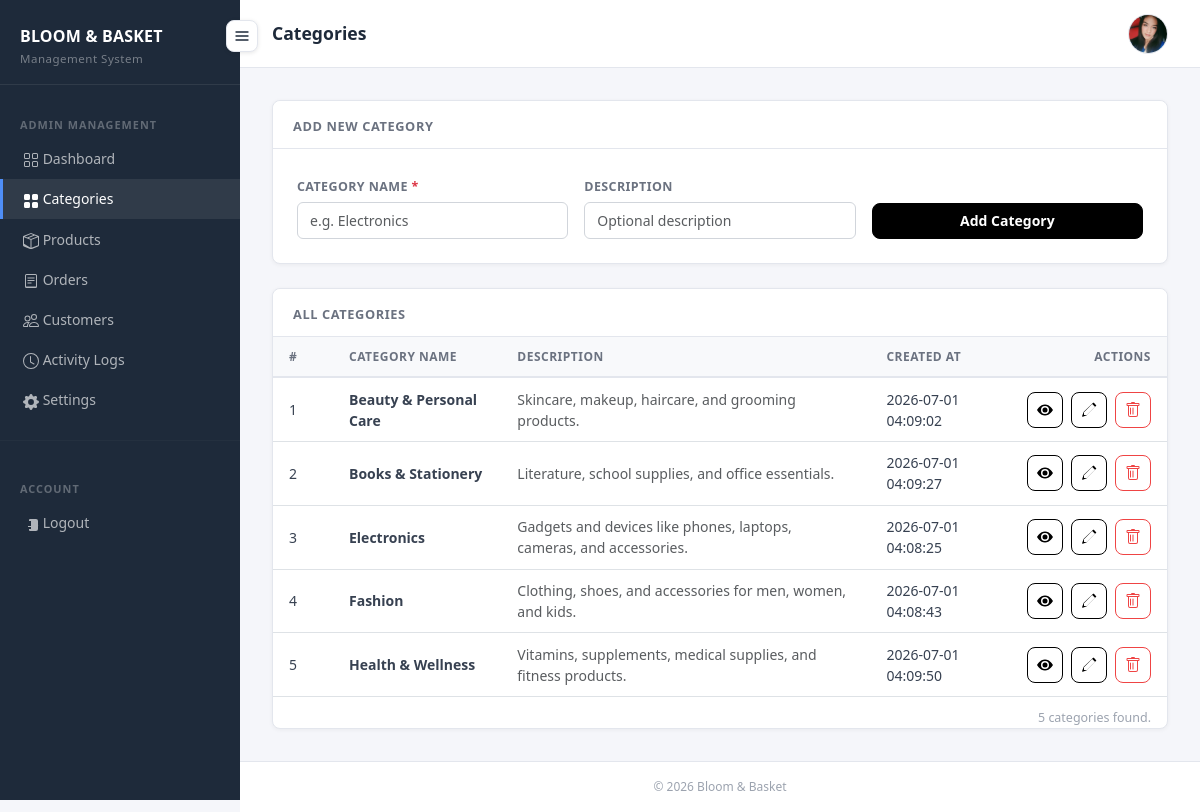
Screenshot of /categories.php (signed in) with the database file from the repository.
### tables this page shows
CREATE TABLE `categories` (
  `category_id` int(11) NOT NULL AUTO_INCREMENT,
  `category_name` varchar(100) NOT NULL,
  `description` varchar(255) DEFAULT NULL,
  `created_at` timestamp NOT NULL DEFAULT current_timestamp(),
  PRIMARY KEY (`category_id`)
);

### categories.php (the view, shortened to what this page needs)
<?php
$editCategory = null;
$conn       = getConnection();
$result     = $conn->query('SELECT category_id, category_name, description, created_at FROM categories ORDER BY category_name ASC');
$categories = $result ? $result->fetch_all(MYSQLI_ASSOC) : [];
?>
<!DOCTYPE html>
<html lang="en">
<head>
    <link rel="stylesheet" href="https://cdn.jsdelivr.net/npm/bootstrap@5.3.3/dist/css/bootstrap.min.css">
    <link rel="stylesheet" href="assets/style.css">
</head>
<body class="admin-ui">
<?php require_once 'includes/sidebar.php'; ?>
<div id="main-content">
    <?php $pageTitle = 'Categories'; require_once 'includes/admin_topbar.php'; ?>
    <div class="page-content">
        <div class="card mb-4">
            <div class="card-header-custom"><?= $editCategory ? 'Edit Category' : 'Add New Category' ?></div>
            <div class="card-body p-4">
                <form method="POST" action="categories.php">
                    <div class="row g-3 align-items-end">
                        <div class="col-md-4">
                            <label for="category_name" class="form-label">Category Name <span class="text-danger">*</span></label>
                            <input type="text" id="category_name" name="category_name"
                                   class="form-control" placeholder="e.g. Electronics"
                                   maxlength="100" required value="<?= htmlspecialchars($editCategory['category_name'] ?? '') ?>">
                        </div>
                        <div class="col-md-4">
                            <label for="description" class="form-label">Description</label>
                            <input type="text" id="description" name="description"
                                   class="form-control" placeholder="Optional description"
                                   maxlength="255" value="<?= htmlspecialchars($editCategory['description'] ?? '') ?>">
                        </div>
                        <div class="col-md-4 d-flex gap-2">
                            <button type="submit" class="btn btn-primary flex-grow-1 text-nowrap"><?= $editCategory ? 'Update Category' : 'Add Category' ?></button>
                        </div>
                    </div>
                </form>
            </div>
        </div>
        <div class="card">
            <div class="card-header-custom">All Categories</div>
            <div class="card-body p-0">
                <?php if (empty($categories)): ?>
                    <div class="empty-state">No categories found.</div>
                <?php else: ?>
                    <div class="table-responsive">
                        <table class="table table-hover mb-0">
                            <thead>
                                <tr>
                                    <th style="width:60px">#</th>
                                    <th>Category Name</th>
                                    <th>Description</th>
                                    <th>Created At</th>
                                    <th class="text-end">Actions</th>
                                </tr>
                            </thead>
                            <tbody>
                                <?php foreach ($categories as $i => $cat): ?>
                                    <tr>
                                        <td><?= $i + 1 ?></td>
                                        <td class="fw-semibold"><?= htmlspecialchars($cat['category_name']) ?></td>
                                        <td class="text-muted"><?= htmlspecialchars($cat['description'] ?? '—') ?></td>
                                        <td><?= htmlspecialchars($cat['created_at']) ?></td>
                                        <td>
                                            <div class="d-flex gap-2 align-items-center justify-content-end">
                                                <a href="shop.php?category=<?= (int)$cat['category_id'] ?>" target="_blank" class="btn btn-sm btn-outline-primary action-icon" title="View category" aria-label="View category">
                                                    <svg xmlns="http://www.w3.org/2000/svg" width="16" height="16" fill="currentColor" viewBox="0 0 16 16" aria-hidden="true"><path d="M16 8s-3-5.5-8-5.5S0 8 0 8s3 5.5 8 5.5S16 8 16 8zm-8 4a4 4 0 1 1 0-8 4 4 0 0 1 0 8z"/><path d="M8 5.5a2.5 2.5 0 1 0 0 5 2.5 2.5 0 0 0 0-5z"/></svg>
                                                </a>
                                                <a href="categories.php?edit=<?= (int)$cat['category_id'] ?>" class="btn btn-sm btn-outline-primary action-icon" title="Edit category" aria-label="Edit category">
                                                </a>
                                                <button type="button" class="btn btn-sm btn-outline-danger action-icon js-delete-category" data-category-id="<?= (int)$cat['category_id'] ?>" data-category-name="<?= htmlspecialchars($cat['category_name'], ENT_QUOTES, 'UTF-8') ?>" title="Delete category" aria-label="Delete category" data-bs-toggle="modal" data-bs-target="#deleteCategoryModal">
                                                </button>
                                            </div>
                                        </td>
                                    </tr>
                                <?php endforeach; ?>
                            </tbody>
                        </table>
                    </div>
                    <div class="px-3 table-count"><?= count($categories) ?> categor<?= count($categories) === 1 ? 'y' : 'ies' ?> found.</div>
                <?php endif; ?>
            </div>
        </div>
    </div>
    <div class="page-footer">
        &copy; <?= date('Y') ?> Bloom &amp; Basket
    </div>
</div>
</body>
</html>

### includes/admin_topbar.php (shortened to what this page needs)
<?php
$adminPhotoPath = null;
$adminEmail = $_SESSION['admin_email'] ?? null;
if ($adminEmail) {
    $topbarConn = getConnection();
    $adminStmt = $topbarConn->prepare('SELECT photo_path FROM admins WHERE email = ? LIMIT 1');
    if ($adminStmt) {
        $adminStmt->bind_param('s', $adminEmail);
        $adminStmt->execute();
        $adminRow = $adminStmt->get_result()->fetch_assoc();
        $adminPhotoPath = $adminRow['photo_path'] ?? null;
    }
}
?>
<div class="page-topbar d-flex justify-content-between align-items-center flex-wrap gap-3">
    <div>
        <h1><?= htmlspecialchars($pageTitle ?? 'Admin Dashboard') ?></h1>
    </div>
    <div class="d-flex align-items-center gap-3">
        <div class="dropdown profile-menu">
            <button class="profile-btn" type="button" data-bs-toggle="dropdown" aria-expanded="false" aria-label="Account menu">
                <?php if ($adminPhotoPath): ?>
                    <img src="<?= htmlspecialchars($adminPhotoPath) ?>" alt="Profile photo">
                <?php else: ?>
                    <svg xmlns="http://www.w3.org/2000/svg" width="20" height="20" fill="none" stroke="currentColor" stroke-width="1.8" viewBox="0 0 24 24"><path stroke-linecap="round" stroke-linejoin="round" d="M12 12a4.5 4.5 0 1 0 0-9 4.5 4.5 0 0 0 0 9zM4.5 20.25a7.5 7.5 0 0 1 15 0"/></svg>
                <?php endif; ?>
            </button>
        </div>
    </div>
</div>

### assets/style.css (style rules this page uses)
body { background-color: #f5f6fa; font-family: 'Segoe UI', system-ui, -apple-system, sans-serif; }
.admin-ui #main-content { margin-left: 240px; min-height: 100vh; display: flex; flex-direction: column; transition: margin-left .2s ease; }
.page-topbar { background: #fff; border-bottom: 1px solid #e3e6ed; padding: .85rem 2rem; }
.page-topbar h1 { font-size: 1.1rem; font-weight: 600; color: #1e2a3a; margin: 0; }
.profile-menu .profile-btn { width: 40px; height: 40px; border-radius: 50%; display: flex; align-items: center; justify-content: center; background: #f1f5f9; color: #334155; border: 1px solid #e3e6ed; padding: 0; }
.profile-menu .profile-btn::after { display: none; }
.profile-menu .profile-btn img { width: 100%; height: 100%; border-radius: 50%; object-fit: cover; }
.page-content { flex: 1; padding: 2rem; }
.card { border: 1px solid #e3e6ed; border-radius: 8px; box-shadow: 0 1px 4px rgba(0, 0, 0, .05); }
.card-header-custom { font-size: .8rem; font-weight: 700; letter-spacing: .6px; text-transform: uppercase; color: #6b7280; padding: 1rem 1.25rem .75rem; border-bottom: 1px solid #e3e6ed; background: #fff; border-radius: 8px 8px 0 0; }
.table thead th { background-color: #f8f9fb; font-size: .75rem; font-weight: 700; letter-spacing: .5px; text-transform: uppercase; color: #6b7280; border-bottom: 2px solid #e3e6ed; padding: .65rem 1rem; }
.table td { font-size: .875rem; color: #374151; padding: .65rem 1rem; vertical-align: middle; }
.table-count { font-size: .78rem; color: #9ca3af; margin-top: .75rem; text-align: right; }
.form-label { font-size: .78rem; font-weight: 700; letter-spacing: .4px; text-transform: uppercase; color: #6b7280; margin-bottom: .3rem; }
.form-control, .form-select { font-size: .875rem; border: 1px solid #d1d5db; border-radius: 6px; padding: .45rem .75rem; }
.btn { display: inline-flex; align-items: center; justify-content: center; gap: .4rem; font-size: .875rem; font-weight: 600; line-height: 1.2; padding: .55rem 1rem; border-radius: 8px; transition: all .18s ease; }
.btn-primary { background-color: #000000; border-color: #000000; color: #fff; font-size: .875rem; font-weight: 600; padding: .55rem 1.1rem; }
.btn-outline-primary { border-color: #000000; color: #000000; }
.btn-outline-danger { border-color: #ef4444; color: #ef4444; }
.btn-sm { padding: .35rem .7rem; border-radius: 6px; }
.action-icon { width: 36px; height: 36px; padding: 0; display: inline-flex; align-items: center; justify-content: center; border-radius: 8px; }
.action-icon svg { width: 16px; height: 16px; }
.page-footer { padding: 1rem 2rem; font-size: .75rem; color: #9ca3af; border-top: 1px solid #e3e6ed; background: #fff; text-align: center; }

### rows the page displays
categories: category_name "Beauty & Personal Care", description "Skincare, makeup, haircare, and grooming products.", created_at "2026-07-01 04:09:02"
categories: category_name "Books & Stationery", description "Literature, school supplies, and office essentials.", created_at "2026-07-01 04:09:27"
categories: category_name "Electronics", description "Gadgets and devices like phones, laptops, cameras, and accessories.", created_at "2026-07-01 04:08:25"
categories: category_name "Fashion", description "Clothing, shoes, and accessories for men, women, and kids.", created_at "2026-07-01 04:08:43"
categories: category_name "Health & Wellness", description "Vitamins, supplements, medical supplies, and fitness products.", created_at "2026-07-01 04:09:50"

### other values shown
$pageTitle "Categories"
count($categories) "5"
